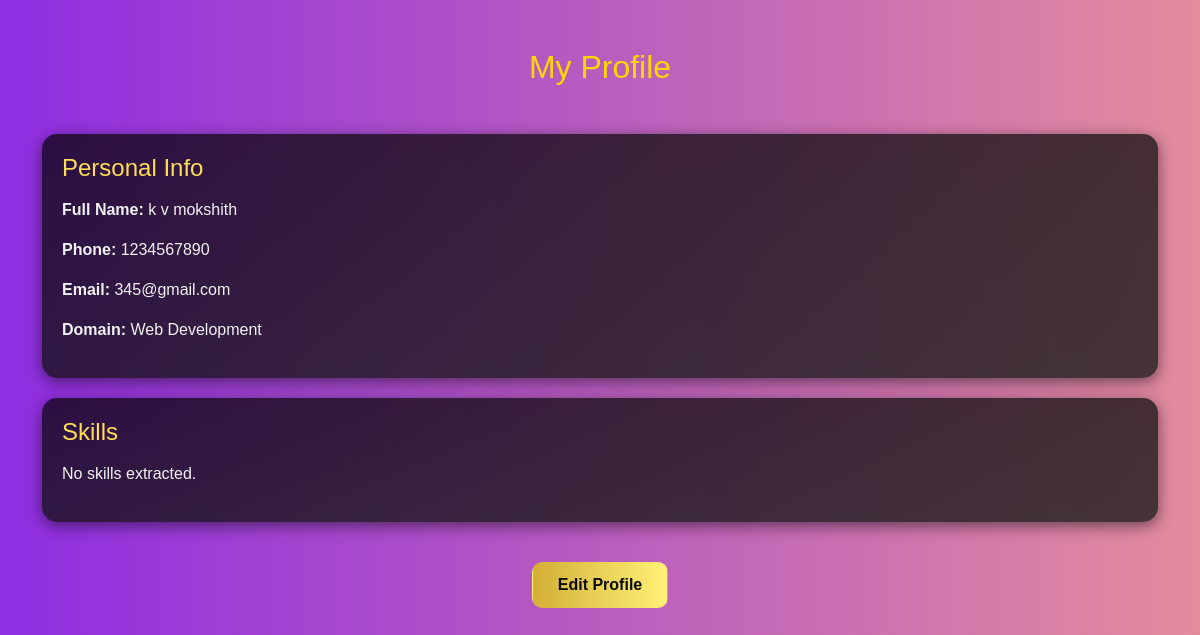
/profile (signed in), run on an earlier commit of the app's database.
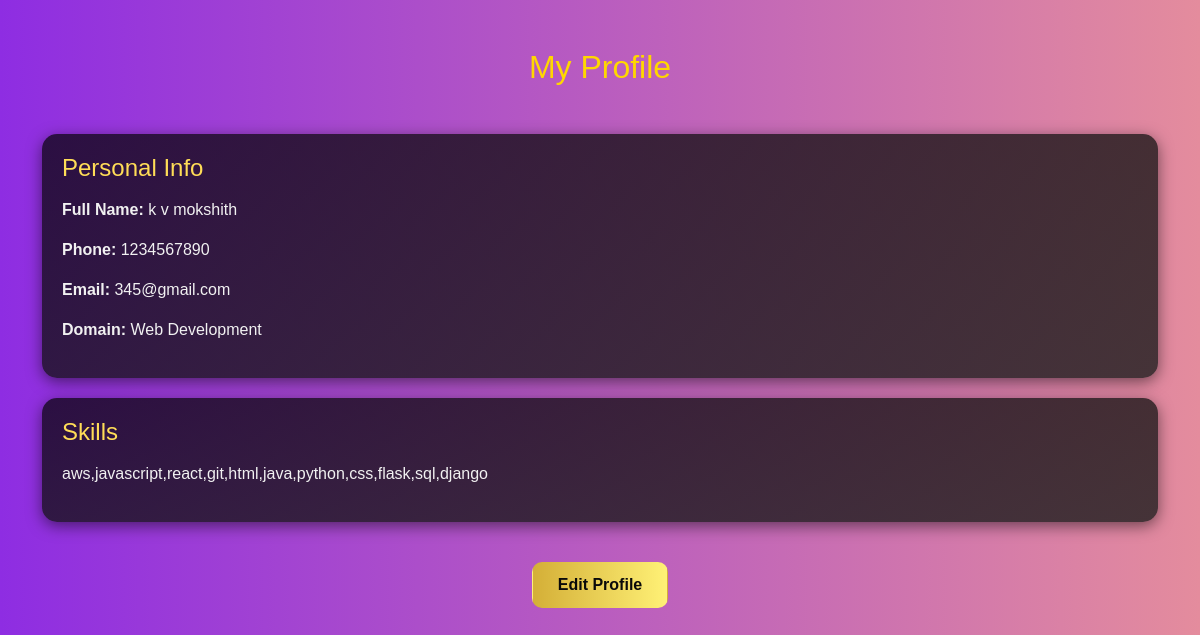
And on a later commit of the database.
### tables this page shows
CREATE TABLE users (
            id INTEGER PRIMARY KEY AUTOINCREMENT,
            username TEXT UNIQUE NOT NULL,
            email TEXT UNIQUE NOT NULL,
            password TEXT NOT NULL,
            fullname TEXT,
            contact TEXT,
            resume TEXT,
            skills TEXT,
            domain TEXT
        );

### app.py (the view)
@app.route("/profile")
def profile():
    if "user_id" not in session:
        return redirect(url_for("login"))
    conn = get_db_connection()
    user = conn.execute("SELECT * FROM users WHERE id = ?", (session["user_id"],)).fetchone()
    conn.close()
    return render_template("profile.html", user=user)

### app.py (called while the page is built)
def get_db_connection():
    conn = sqlite3.connect("users.db")
    conn.row_factory = sqlite3.Row
    return conn

### templates/profile.html (shortened to what this page needs)
<!DOCTYPE html>
<html lang="en">
<head>
<link href="https://cdn.jsdelivr.net/npm/bootstrap@5.3.2/dist/css/bootstrap.min.css" rel="stylesheet">
</head>
<body class="container py-5">
<h2 class="text-center mb-5">My Profile</h2>
<div class="section-card">
  <h4>Personal Info</h4>
  <p><b>Full Name:</b> {{ user[4] }}</p>
  <p><b>Phone:</b> {{ user[5] }}</p>
  <p><b>Email:</b> {{ user[2] }}</p>
  <p><b>Domain:</b> {{ user[8] }}</p>
</div>
<div class="section-card">
  <h4>Skills</h4>
  {% if user[7] %}
    <p>{{ user[7] }}</p>
  {% else %}
    <p>No skills extracted.</p>
  {% endif %}
</div>
<div class="text-center">
  <a href="{{ url_for('edit_profile') }}" class="btn btn-custom">Edit Profile</a>
</div>
</body>
</html>

What changed in the data, as far as the page shows it:
changed users "k v mokshith": skills (not shown) → "aws,javascript,react,git,html,java,python,css,flask,sql,django"
Also different on the page:
text no longer shown: "No skills extracted."
